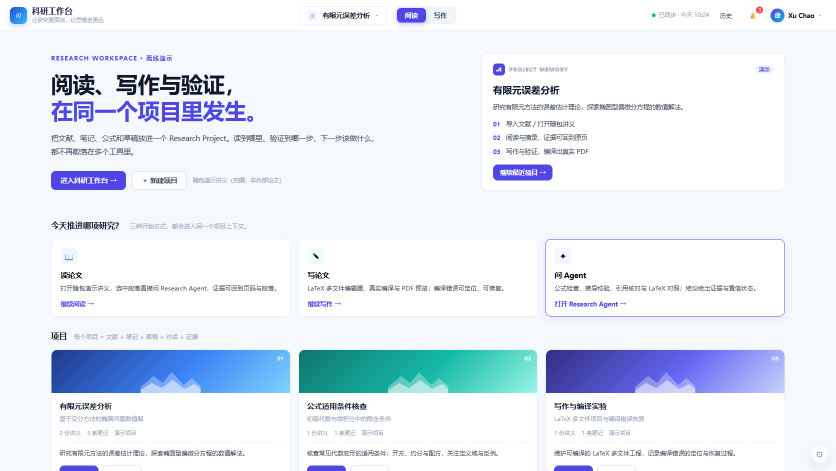
#> input picture qa/review-visual/shots-v0/00-research-home.png, 1672 x 941 px, given in place of student-01-home.png, which was not available (shown at 1/2 size)
$ python make_compare.py
#> lines starting #> are read from the running program, lines starting #| are printed output that depends on the picture
# -*- coding: utf-8 -*-
"""生成评审用并排对照图与局部放大图（写入 shots/）。"""
from PIL import Image, ImageDraw

S = r'D:\zxsy-math-arena-showcase\qa\review-visual\shots'
LIVE = r'D:\zxsy-math-arena-showcase\evidence\live\run-01\inventory'
G = r'D:\zxsy-math-arena\docs\research-workspace\golden'
TG = r'D:\zxsy-math-arena\docs\product\teacher-prep-center\golden'


def sbs(left_path, right_path, out, labels=('LIVE / GOLDEN', 'OFFLINE FINAL')):
#> called with labels = ('LIVE student-01-home', 'OFFLINE S01-home')
    a = Image.open(left_path).convert('RGB')
#> a is the input picture: PIL image 1672x941 RGB; mean R, G, B 229.1, 235.7, 245.2
    b = Image.open(right_path).convert('RGB')
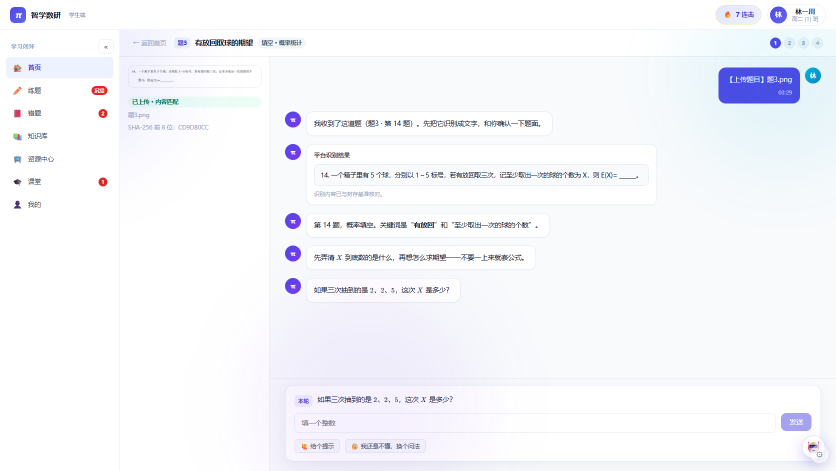
#> input picture qa/review-visual/shots-v0/S08-guide-C-parsed.png, 1672 x 941 px, given in place of S01-home.png, which was not available (shown at 1/2 size)
#> b is the input picture: PIL image 1672x941 RGB; mean R, G, B 245.5, 246.5, 251
    h = 470
    aw = round(a.width * h / a.height)
#> aw = 835
    bw = round(b.width * h / b.height)
#> bw = 835
    a = a.resize((aw, h), Image.LANCZOS)
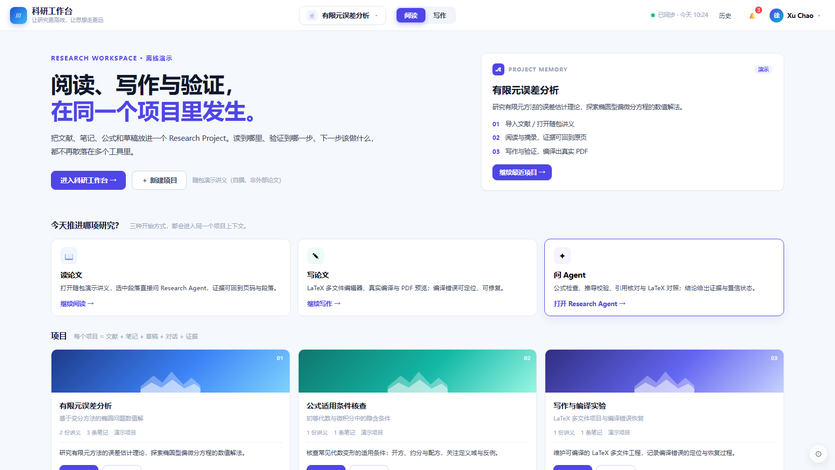
#> a: PIL image 835x470 RGB; mean R, G, B 228.9, 235.5, 245
    b = b.resize((bw, h), Image.LANCZOS)
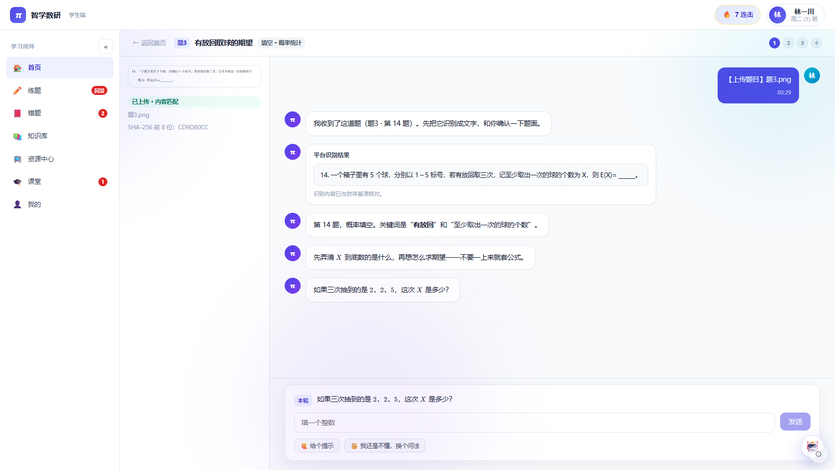
#> b: PIL image 835x470 RGB; mean R, G, B 245.4, 246.4, 250.8
    canvas = Image.new('RGB', (aw + bw + 8, h + 22), 'white')
#> canvas: PIL image 1678x492 RGB; every value is 255
    canvas.paste(a, (0, 22))
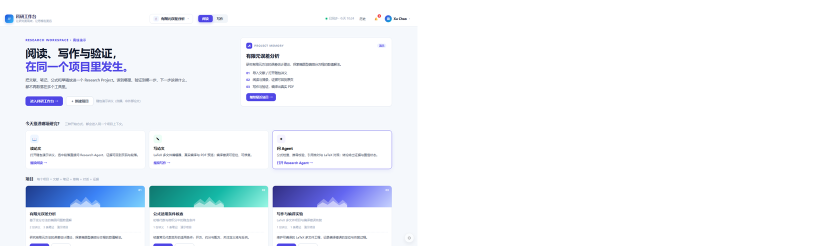
#> canvas: PIL image 1678x492 RGB (shown at 1/2 size); mean R, G, B 242.6, 245.7, 250.2
    canvas.paste(b, (aw + 8, 22))
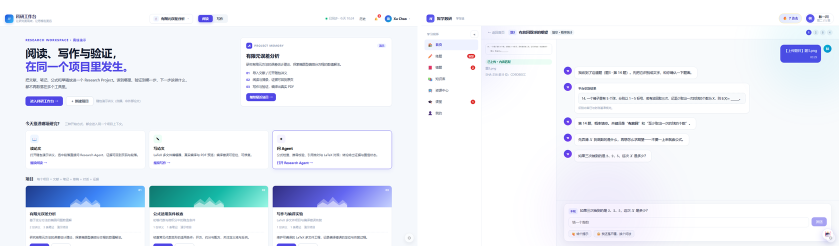
#> canvas: PIL image 1678x492 RGB (shown at 1/2 size); mean R, G, B 238, 241.6, 248.3
    d = ImageDraw.Draw(canvas)
    d.text((6, 4), labels[0], fill='black')
    d.text((aw + 14, 4), labels[1], fill='black')
    canvas.save(out)
    print('saved', out, canvas.size)
#| saved D:\zxsy-math-arena-showcase\qa\review-visual\shots\cmp-student-home.png (1678, 492)


pairs = [
    (LIVE + r'\student-01-home.png', S + r'\S01-home.png', S + r'\cmp-student-home.png', ('LIVE student-01-home', 'OFFLINE S01-home')),
    (LIVE + r'\teacher-01-prep-home.png', S + r'\T01-prep-home.png', S + r'\cmp-teacher-prep.png', ('LIVE teacher-01-prep-home', 'OFFLINE T01-prep-home')),
    (G + r'\READ-GOLDEN.png', S + r'\R06-read-agent.png', S + r'\cmp-research-read.png', ('READ-GOLDEN', 'OFFLINE R06-read-agent')),
    (G + r'\WRITE-GOLDEN.png', S + r'\R07-write-default.png', S + r'\cmp-research-write.png', ('WRITE-GOLDEN', 'OFFLINE R07-write-default')),
    (TG + r'\PPT-GOLDEN.png', S + r'\T05-wb-ppt.png', S + r'\cmp-teacher-ppt.png', ('PPT-GOLDEN', 'OFFLINE T05-wb-ppt')),
    (TG + r'\LESSONPLAN-GOLDEN.png', S + r'\T06-wb-plan.png', S + r'\cmp-teacher-plan.png', ('LESSONPLAN-GOLDEN', 'OFFLINE T06-wb-plan')),
    (LIVE + r'\student-06-classroom.png', S + r'\S20-classroom-tasks.png', S + r'\cmp-student-classroom.png', ('LIVE student-06-classroom', 'OFFLINE S20-classroom-tasks')),
]
for l, r, o, lab in pairs:
#> (the run stopped early here; a loop or call above may not have finished)
